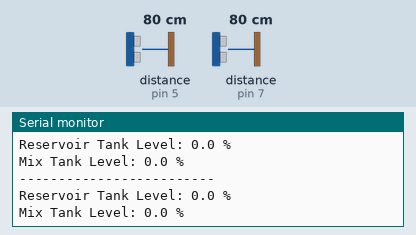
This sketch was run on a simulated Arduino Uno, built with avr-gcc and run on an emulated ATmega328P. On the bench: the last lines printed to the serial monitor. Wiring (inferred from the names in the program): 2 × ultrasonic range finder: trigger pin 4, echo pin 5 / trigger pin 6, echo pin 7. The inputs (shaded band) are chosen by the test bench; at power-on: distance to the obstacle (sensors on pin 5, pin 7) 80 cm. The echo pulse lasts 58.3 µs per cm.

Above: at 3.8 s.
3.9 s: distance to the obstacle (sensor on pin 5) set to 250 cm
9.2 s: distance to the obstacle (sensor on pin 7) set to 2 cm
At 11.2 s:
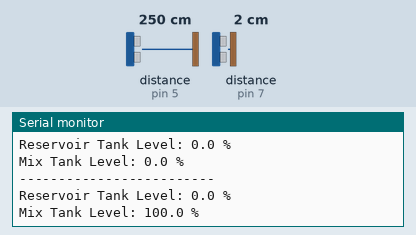
11.4 s: distance to the obstacle (sensor on pin 5) set to 2 cm
At 12.7 s:
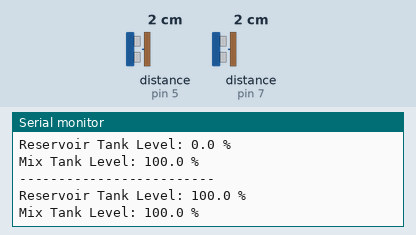
13.6 s: distance to the obstacle (sensor on pin 7) set to 9 cm
At 14.6 s:
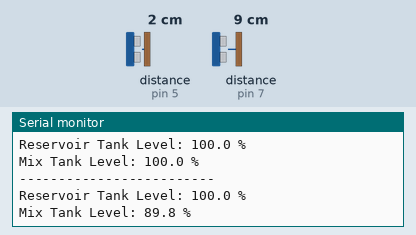
Timing chart, 0 to 16.6 s (numbered marks = the images above; inputs shaded):
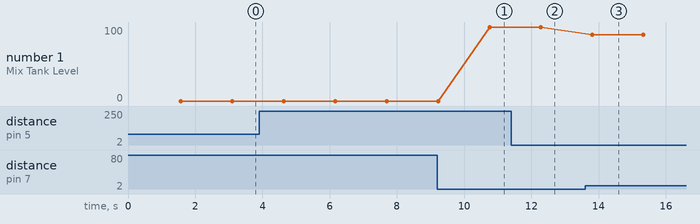

The sketch:

ULTRASONIC.ino
```cpp
// ================= CONFIG =================
const unsigned long TIMEOUT_US = 30000; // 30 ms timeout

// ----- Reservoir Tank Configuration -----
const float RES_MIN_M = 0.03;   // FULL
const float RES_MAX_M = 0.53;   // EMPTY

// ----- Mix Tank Configuration -----
const float MIX_MIN_M = 0.04;   // FULL
const float MIX_MAX_M = 0.50;   // EMPTY

// ---------------- PINS -------------------
// Reservoir Tank
#define TRIG_RES 4
#define ECHO_RES 5

// Mix Tank
#define TRIG_MIX 6
#define ECHO_MIX 7

// ================ FUNCTIONS ===============
float readUltrasonicMeters(int trigPin, int echoPin) {
  digitalWrite(trigPin, LOW);
  delayMicroseconds(2);
  digitalWrite(trigPin, HIGH);
  delayMicroseconds(10);
  digitalWrite(trigPin, LOW);

  long duration = pulseIn(echoPin, HIGH, TIMEOUT_US);
  if (duration == 0) return -1.0;  // timeout

  return (duration * 0.000001 * 343.0) / 2.0;
}

float distanceToPercent(float distance, float minM, float maxM) {
  if (distance < 0) return -1.0;

  float percent = (maxM - distance) / (maxM - minM) * 100.0;
  return constrain(percent, 0.0, 100.0);
}

// ================= SETUP ==================
void setup() {
  Serial.begin(9600);

  pinMode(TRIG_RES, OUTPUT);
  pinMode(ECHO_RES, INPUT);

  pinMode(TRIG_MIX, OUTPUT);
  pinMode(ECHO_MIX, INPUT);

  Serial.println("Dual Ultrasonic Tank Level (% - SI Units)");
}

// ================= LOOP ===================
void loop() {
  delay(1500);

  float distRes = readUltrasonicMeters(TRIG_RES, ECHO_RES);
  float distMix = readUltrasonicMeters(TRIG_MIX, ECHO_MIX);

  float resPercent = distanceToPercent(distRes, RES_MIN_M, RES_MAX_M);
  float mixPercent = distanceToPercent(distMix, MIX_MIN_M, MIX_MAX_M);

  Serial.println("-------------------------");

  if (resPercent < 0)
    Serial.println("Reservoir Tank: SENSOR ERROR");
  else {
    Serial.print("Reservoir Tank Level: ");
    Serial.print(resPercent, 1);
    Serial.println(" %");
  }
  if (mixPercent < 0)
    Serial.println("Mix Tank: SENSOR ERROR");
  else {
    Serial.print("Mix Tank Level: ");
    Serial.print(mixPercent, 1);
    Serial.println(" %");
  }
}
```

Measured:
- after the input at 9.2 s, the serial monitor: prints a new line after 1.6 s (image 1)
- after the input at 11.4 s, the serial monitor: prints a new line after 0.85 s (image 2)
- after the input at 13.6 s, the serial monitor: prints a new line after 0.21 s (image 3)
- plotted number 1: 0 → 100 after the input at 9.2 s, 100 → 89.8 after the input at 13.6 s
